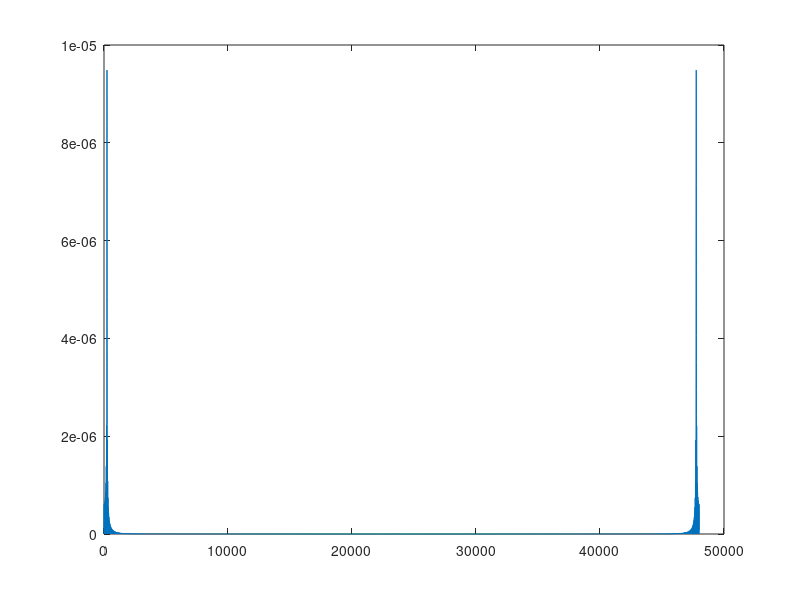

This chart was generated by the following MATLAB code: (Note: this script raises an error after producing the figure.)
%% PTSD1D testing script

%% Initz
clc;
clear all;
close all;

%% Make Variables

%define FS
fs = 20000.0;
%define density
rho = 1.21;
%define speed of sound
c = 343.0;
%define total time
T = 5.0;
%define grid width
gridWidth = 30.0;
%define timestep
dt = 1/(2*fs);
%dfine grid spacing
dx = 2 * dt * c;
%calculate pconst
pconst = rho * c^2 * (dt/dx) * dt * c;
%calculate uconst
uconst = (1/rho)*(dt/dx)*dt*c;
%define pml depth 
PMLdepth = 60;
%calc time steps
timestep = abs(T/dt);
%calc grid size
N = ceil(abs(gridWidth/dx)+2*PMLdepth);
%calculate differentiation matrix
tempdiffmatrix = zeros(1,N);
% temp = zeros(N, N);
%Calc source
src = zeros(1,ceil(T/dt)+1);
src(10:2010) = (10^-12)*30*10^(50/20) * sin(2*(pi/200)*(1:2001));
plot((abs(fft(src(1:48000)))))
srcloc = ceil(N/2);
% alpha = 0;
% calculate geometry matricies
% phat = zeros(N,N);
% uhat = zeros(N,N);
% pdiffhat = zeros(N,N);
% udiffhat = zeros(N,N);
pd = zeros(N,N);
ud = zeros(N,N);
    for i2 = 1 : N-1
        if i2 <  ceil((N-2)/2)
            tempdiffmatrix(i2) =  (i2-1);
        end
        if i2 ==  ceil((N-1)/2)
            tempdiffmatrix(i2) = 0 * (1+0j);
        end
        if i2 >  ceil((N-1)/2)
            tempdiffmatrix(i2) = (i2 - 1 - N) ;
        end
    end
diffmatrix = 1i * tempdiffmatrix;
PMLconst = ones(N,N);
PMLconst = PMLconst .* (3.142*N);
PMLdiff = zeros(N,N);
for i = 1 : N
PMLdiff(i,1:PMLdepth) = 1:PMLdepth;
PMLdiff(i,1:PMLdepth) = (1/3.0).*(((PMLdepth-PMLdiff(i,1:PMLdepth))./PMLdepth).^3);
end
PMLdiff(:,N-PMLdepth+1:end) = fliplr(PMLdiff(:,1:PMLdepth));
% mesh(PMLdiff);
% for i = PMLdepth : N-PMLdepth+1
%     PMLdiff(1:PMLdepth,i) = 1:PMLdepth';
% PMLdiff((N-PMLdepth+1):end, i) = 1 : PMLdepth';
% end
PMLdiff2 = PMLdiff';
% mesh(PMLdiff2);

PMLdiff = sqrt(PMLdiff.^2 + PMLdiff2.^2);
PMLdiffmax = max(max(PMLdiff));
PMLdiffsetmax = 0.3011;
PMLdiff(PMLdiff > PMLdiffsetmax) = PMLdiffsetmax;
% mesh(PMLdiff);

% PMLdiff((N-PMLdepth+1):end) = 1 : PMLdepth;
% PMLdiff(1:PMLdepth) = (1/3.0).*(((PMLdepth-PMLdiff(1:PMLdepth))./PMLdepth).^3);
% PMLdiff((N-PMLdepth+1):end) = (1/3.0).*(PMLdiff((N-PMLdepth+1):end)./PMLdepth).^3;
PMLalphau = uconst*(1./(1+PMLdiff));
PMLalphap = pconst*(1./(1+PMLdiff));
PMLdiff = ((1-PMLdiff)./(1+PMLdiff));

%% solve for some time
h = figure(1);
set(h,'WindowStyle','docked');
% linkdata on;
tic();
for i = 1 : T/dt
   [pd, ud] = PSTD2Dfun(pd, ud, diffmatrix,...
     PMLdiff, PMLalphau, PMLalphap, PMLconst, N);
    pd = PTSD2Dsrc(pd, src(i), srcloc);
    if mod(i, 10)
    mesh(real(pd));
%     set(gca,'zlim',[-10^-12 10^-12]);
    caxis([-10^-12 10^-12])
    shading interp;
    title(sprintf('Time = %.6f s',dt*i));
    drawnow;
    end
end
toc();

%% Display the results

